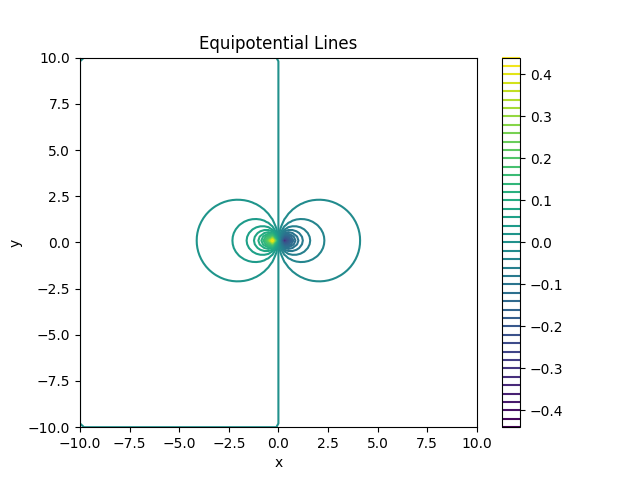

Python code for this plot:
import numpy as np
import matplotlib.pyplot as plt

def poisson_jacobi(V, rho, tol=1e-5):
    """
    Solve Poisson's equation using the Jacobi relaxation method.
    """
    V_new = V.copy()
    delta = tol + 1
    iterations = 0
    while delta > tol:
        V_old = V_new.copy()
        for i in range(1, V.shape[0]-1):
            for j in range(1, V.shape[1]-1):
                V_new[i, j] = 0.25 * (V_old[i+1, j] + V_old[i-1, j] + V_old[i, j+1] + V_old[i, j-1] + rho[i, j])
        delta = np.max(np.abs(V_new - V_old))
        iterations += 1
    return V_new, iterations

# Parameters
L = 20
N = 100
a = 0.6
dx = L/N
x = np.linspace(-L/2, L/2, N)
y = np.linspace(-L/2, L/2, N)
X, Y = np.meshgrid(x, y)
R = np.sqrt(X**2 + Y**2)

# Initialize potential and charge distribution
V = np.zeros((N, N))
rho = np.zeros((N, N))
rho[int(N/2), int(N/2 - a/(2*dx))] = 1   # Positive charge
rho[int(N/2), int(N/2 + a/(2*dx))] = -1  # Negative charge

V, iterations = poisson_jacobi(V, rho)

# Plotting
plt.contour(X, Y, V, 50)
plt.colorbar()
plt.title('Equipotential Lines')
plt.xlabel('x')
plt.ylabel('y')
plt.show()
